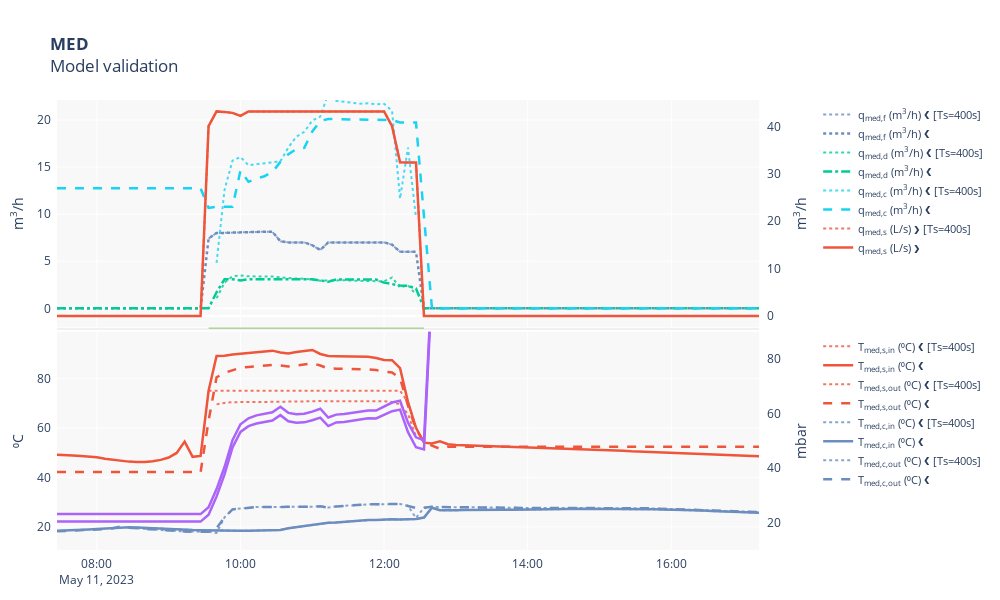

This figure's notebook cell:
### Code cell
# Sync model index with measured data
df_mod.index = df.index[idx_start:idx if idx < idx_end - 1 else idx_end]

with open(data_path / 'plt_config_med.json') as f:
    plt_config = json.load(f)
    
fig = experimental_results_plot(
    plt_config, 
    df, 
    df_comp=df_mod, 
    vars_config=vars_config, 
    resample=False,
    comp_trace_labels=[f"[Ts={sample_rate}s]"]
)

fig.show(
    config=generate_plotly_config(fig, figure_name=f'med_validation_{df.index[0].strftime("%Y%m%d")}')
)
